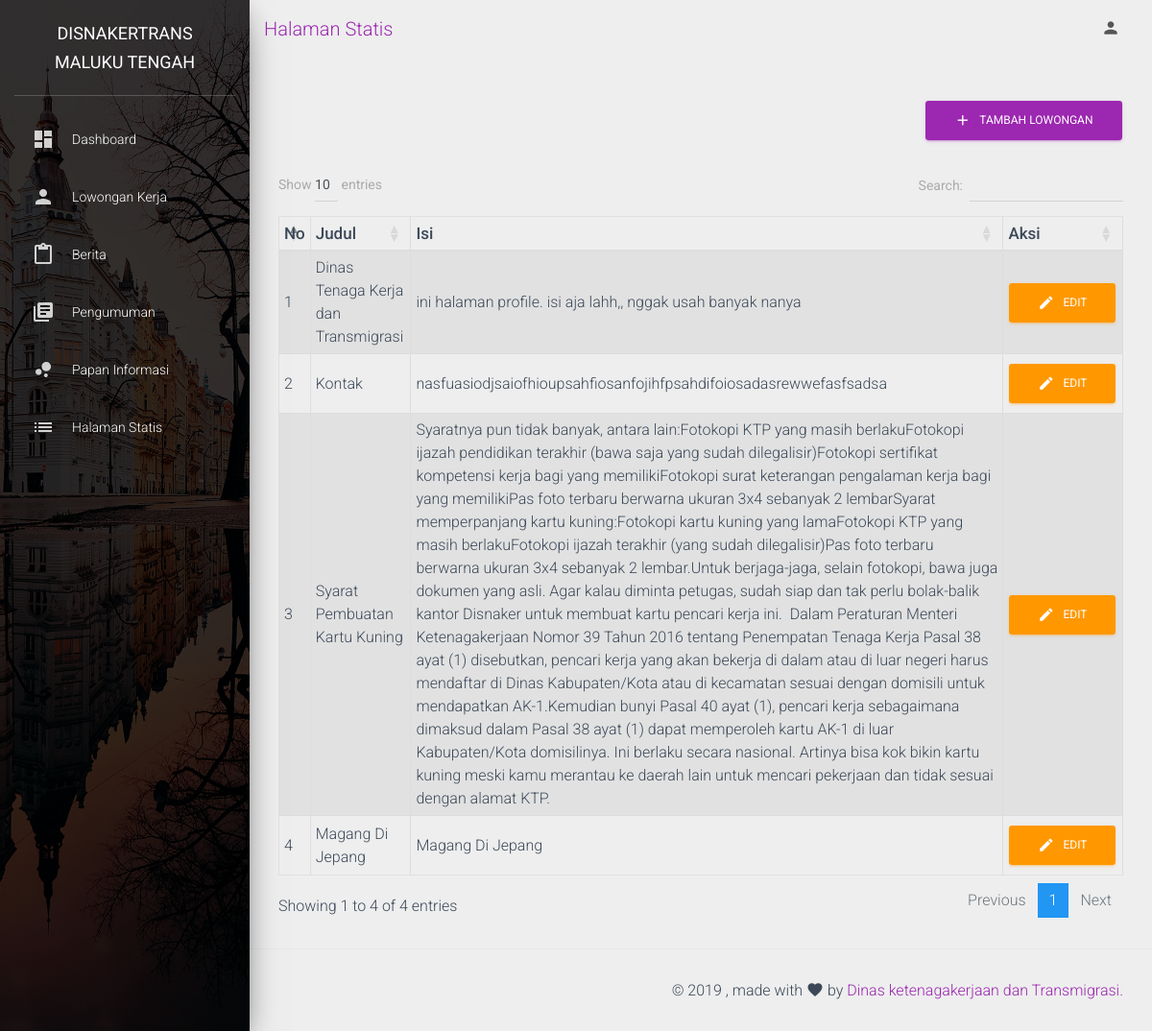
Screenshot of /index.php/statis with the database file from the repository.
### tables this page shows
CREATE TABLE `halaman_statis` (
  `id` int(11) NOT NULL,
  `judul` varchar(250) NOT NULL,
  `isi` longtext NOT NULL,
  `judul_seo` varchar(250) NOT NULL
);

### application/controllers/Statis.php (called while the page is built, shortened)
<?php
class Statis extends CI_Controller {
    function index() {
        $data['title'] = "Halaman Statis";
        $data['statis'] = $this->db->query("SELECT * FROM `halaman_statis`")->result();
        $this->load->view('headfoot/header', $data);
        $this->load->view('statis/statis');
        $this->load->view('statis/statis-modal');
        $this->load->view('headfoot/footer');
    }
}

### index.php (called while the page is built, shortened)
<?php
require_once BASEPATH.'core/CodeIgniter.php';

### application/views/statis/statis.php (the view, shortened to what this page needs)
<div class="content">
    <div class="container-fluid">
        <div class="row">
            <div class="col-md-12 text-right">
                <a href="javascript:void(0)" onclick="return showModal('add', 0)" class="btn btn-primary">
                    <i class="material-icons">add</i> &nbsp;
                    <span>Tambah Lowongan</span>
                </a>
            </div>
            <div class="col-md-12 pt-4">
                <table class="table table-striped table-bordered dataTable">
                    <thead>
                        <tr >
                            <th class="font-weight-bold">No</th>
                            <th class="font-weight-bold">Judul</th>
                            <th class="font-weight-bold">Isi</th>
                            <th class="font-weight-bold">Aksi</th>
                        </tr>
                    </thead>
                    <tbody>
                        <?php
                        $no = 1;
                        foreach ($statis as $key => $value) {
                            ?>
                            <tr>
                                <td><?php echo $no++ ?></td>
                                <td><?php echo $value->judul ?></td>
                                <td><?php echo strip_tags($value->isi) ?></td>
                                <td>
                                    <a href="javascript:void(0)" onclick="return showModal('edit', '<?php echo $value->id ?>')" class="btn btn-warning">
                                        <i class="material-icons">edit</i> &nbsp;
                                        Edit
                                    </a>
                                </td>
                            </tr>
                        <?php } ?>
                    </tbody>
                </table>
            </div>
        </div>
    </div>
</div>

### application/views/headfoot/header.php (shortened to what this page needs)
<!DOCTYPE html>
<html lang="en">
    <head>
        <link rel="stylesheet" href="https://maxcdn.bootstrapcdn.com/font-awesome/latest/css/font-awesome.min.css">
        <link href="<?php echo base_url() ?>/assets/css/material-dashboard.css?v=2.1.0" rel="stylesheet" />
        <link href="<?php echo base_url() ?>/assets/demo/demo.css" rel="stylesheet" />
        <link href="https://cdn.quilljs.com/1.3.6/quill.snow.css" rel="stylesheet">
        <link href="https://cdn.datatables.net/1.10.20/css/dataTables.bootstrap4.min.css" rel="stylesheet">
    </head>
    <body>
        <div class="wrapper ">
            <div class="sidebar" data-color="purple" data-background-color="black" data-image="<?php echo base_url() ?>/assets/img/sidebar-2.jpg">
                <div class="logo"><a href="<?php echo base_url() ?> " class="simple-text logo-normal">
                        Disnakertrans<br>Maluku Tengah
                    </a></div>
                <div class="sidebar-wrapper">
                    <ul class="nav">
                        <li class="nav-item">
                            <a class="nav-link" href="javascript:void(0)">
                                <i class="material-icons">dashboard</i>
                                <p>Dashboard</p>
                            </a>
                        </li>
                        <li class="nav-item ">
                            <a class="nav-link" href="<?php echo site_url('lowongan-kerja') ?>">
                                <i class="material-icons">person</i>
                                <p>Lowongan Kerja</p>
                            </a>
                        </li>
                        <li class="nav-item ">
                            <a class="nav-link" href="<?php echo site_url('berita') ?>">
                                <i class="material-icons">content_paste</i>
                                <p>Berita</p>
                            </a>
                        </li>
                        <li class="nav-item ">
                            <a class="nav-link" href="<?php echo site_url('pengumuman') ?>">
                                <i class="material-icons">library_books</i>
                                <p>Pengumuman</p>
                            </a>
                        </li>
                        <li class="nav-item ">
                            <a class="nav-link" href="<?php echo site_url('papan-informasi') ?>">
                                <i class="material-icons">bubble_chart</i>
                                <p>Papan Informasi</p>
                            </a>
                        </li>
                        <li class="nav-item ">
                            <a class="nav-link"href="<?php echo site_url('halaman-statis') ?>">
                                <i class="material-icons">list</i>
                                <p>Halaman Statis</p>
                            </a>
                        </li>
                    </ul>
                </div>
            </div>
            <div class="main-panel">
                <nav class="navbar navbar-expand-lg navbar-transparent navbar-absolute fixed-top " id="navigation-example">
                    <div class="container-fluid">
                        <div class="navbar-wrapper">
                            <a class="lead" href="javascript:void(0)"><?php echo $title ?></a>
                        </div>
                        <div class="collapse navbar-collapse justify-content-end">
                            <ul class="navbar-nav">
                                <li class="nav-item">
                                    <a class="nav-link" href="javascript:void(0)" id="profile" data-toggle="dropdown" aria-haspopup="true" aria-expanded="false">
                                        <i class="material-icons">person</i>
                                    </a>
                                </li>
                            </ul>
                        </div>
                    </div>
                </nav>

### application/views/headfoot/footer.php (shortened to what this page needs)
<footer class="footer">
    <div class="container-fluid">
        <div class="copyright float-right" id="date">
            , made with <i class="material-icons">favorite</i> by
            <a href="javascript:void(0)">Dinas ketenagakerjaan dan Transmigrasi.
        </div>
    </div>
</footer>
</div>
</div>
</body>
</html>

### rows the page displays
halaman_statis: judul "Dinas Tenaga Kerja dan Transmigrasi", isi "ini halaman profile. isi aja lahh,, nggak usah banyak nanya"
halaman_statis: judul "Kontak", isi "nasfuasiodjsaiofhioupsahfiosanfojihfpsahdifoiosadasrewwefasfsadsa"
halaman_statis: judul "Syarat Pembuatan Kartu Kuning", isi "Syaratnya pun tidak banyak, antara lain:Fotokopi KTP yang masih berlakuFotokopi ijazah pendidikan terakhir (bawa saja yang sudah dilegalisir)Fotokopi sertifikat kompetensi kerja bagi yang memilikiFotokopi surat keterangan pengalaman kerja bagi yang memilikiPas foto terbaru berwarna ukuran 3x4 sebanyak 2 lembarSyarat memperpanjang kartu kuning:Fotokopi kartu kuning yang lamaFotokopi KTP yang masih berlakuFotokopi ijazah terakhir (yang sudah dilegalisir)Pas foto terbaru berwarna ukuran 3x4 sebanyak 2 lembar.Untuk berjaga-jaga, selain fotokopi, bawa juga dokumen yang asli. Agar kalau diminta petugas, sudah siap dan tak perlu bolak-balik kantor Disnaker untuk membuat kartu pencari kerja ini.…"
halaman_statis: judul "Magang Di Jepang", isi "Magang Di Jepang"

### other values shown
$title "Halaman Statis"
